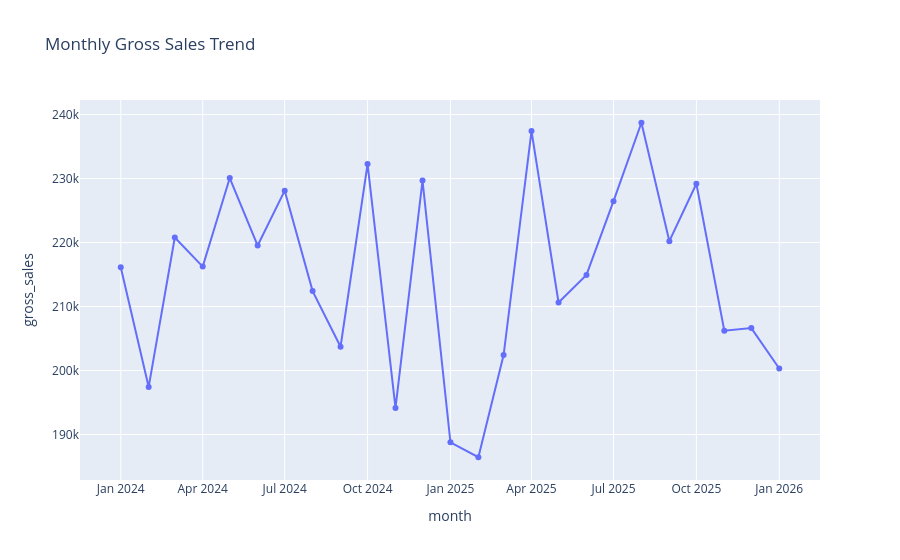

The notebook cell saved with this chart:
### Code cell
monthly_df = (
    sales[sales['order_status'].isin(['Completed', 'Shipped'])]
    .groupby('month', as_index = False)['gross_sales']
    .sum()
    .sort_values('month')
)

fig = px.line(
    monthly_df,
    x = 'month',
    y = 'gross_sales',
    markers = True,
    title = 'Monthly Gross Sales Trend'
)
fig.show()

print("Monthly gross sales fluctuated between approximately PHP 186,000–239,000 from January 2024–January 2026, peaking in August 2025 and generally declining toward the end of the period.")

### Figure 1 — Plotly figure (JSON) as saved in the notebook; plotly's stock layout.template omitted (floating-point values rounded to 4 significant figures)
{"data": [{"hovertemplate": "month=%{x}<br>gross_sales=%{y}<extra></extra>", "legendgroup": "", "line": {"color": "#636efa", "dash": "solid"}, "marker": {"symbol": "circle"}, "mode": "lines+markers", "name": "", "orientation": "v", "showlegend": false, "type": "scatter", "x": ["2024-01", "2024-02", "2024-03", "2024-04", "2024-05", "2024-06", "2024-07", "2024-08", "2024-09", "2024-10", "2024-11", "2024-12", "2025-01", "2025-02", "2025-03", "2025-04", "2025-05", "2025-06", "2025-07", "2025-08", "2025-09", "2025-10", "2025-11", "2025-12", "2026-01"], "xaxis": "x", "y": [216100.0, 197400.0, 220800.0, 216200.0, 230100.0, 219500.0, 228100.0, 212400.0, 203700.0, 232300.0, 194200.0, 229700.0, 188800.0, 186400.0, 202400.0, 237400.0, 210600.0, 214900.0, 226500.0, 238700.0, 220200.0, 229200.0, 206200.0, 206600.0, 200300.0], "yaxis": "y"}], "layout": {"legend": {"tracegroupgap": 0}, "title": {"text": "Monthly Gross Sales Trend"}, "xaxis": {"anchor": "y", "domain": [0, 1], "title": {"text": "month"}}, "yaxis": {"anchor": "x", "domain": [0, 1], "title": {"text": "gross_sales"}}}}
